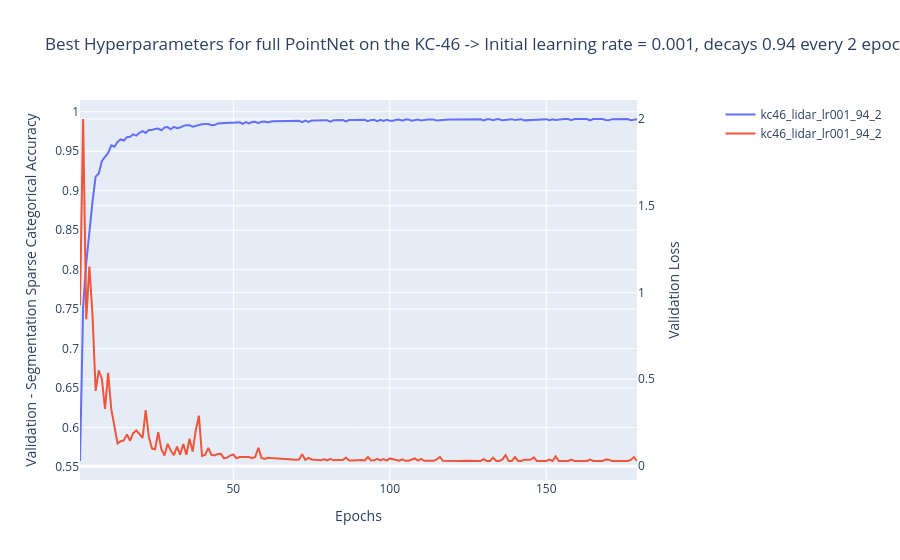

Here is the notebook cell this chart was saved with:
### Code cell
MODEL_ROOT = "D:/models/hyperparameter_search/kc46/"

plot = LinePlot( title = f'Best Hyperparameters for full PointNet on the KC-46 -> Initial learning rate = 0.001, decays 0.94 every 2 epochs || Validation Segmentation Accuracy -> 0.991',
                x_axis_title = 'Epochs',
                y1_axis_title = 'Validation - Segmentation Sparse Categorical Accuracy',
                y2_axis_title = 'Validation Loss' )

models: dict[str, dict] = {}
for model_dir in os.listdir( MODEL_ROOT ):
    with open( f"{MODEL_ROOT}{model_dir}/final/{model_dir}_final_history.json", "r" ) as j:
        models[model_dir] = json.load( j )

        if( model_dir == 'kc46_lidar_lr001_94_2' ):
            plot.add_y1_trace( np.array( models[model_dir]['segmentation_output_sparse_categorical_accuracy'] ), model_dir )
            plot.add_y2_trace( np.clip( np.array( models[model_dir]['val_loss'] ), 0, 2 ), model_dir )

plot.show()
plot.get_fig().write_image( 'E:/AFIT/AAR/5_Thesis/doc/figures/hyperparameter_search/kc-46_best_full.png', width = 1200, height = 600 )

### Figure 1 — Plotly figure (JSON) as saved in the notebook; plotly's stock layout.template omitted (floating-point values rounded to 4 significant figures; data arrays with more than 128 entries replaced by an {"elided": "..."} marker saying what was removed)
{"data": [{"mode": "lines", "name": "kc46_lidar_lr001_94_2", "type": "scatter", "x": {"elided": "179 float values"}, "y": {"elided": "179 float values"}, "yaxis": "y"}, {"mode": "lines", "name": "kc46_lidar_lr001_94_2", "type": "scatter", "x": {"elided": "179 float values"}, "y": {"elided": "179 float values"}, "yaxis": "y2"}], "layout": {"legend": {"x": 1.15, "xanchor": "left", "y": 1, "yanchor": "top"}, "margin": {"r": 150}, "title": {"text": "Best Hyperparameters for full PointNet on the KC-46 -> Initial learning rate = 0.001, decays 0.94 every 2 epochs || Validation Segmentation Accuracy -> 0.991"}, "xaxis": {"title": {"text": "Epochs"}}, "yaxis": {"title": {"text": "Validation - Segmentation Sparse Categorical Accuracy"}}, "yaxis2": {"overlaying": "y", "side": "right", "title": {"text": "Validation Loss"}}}}
